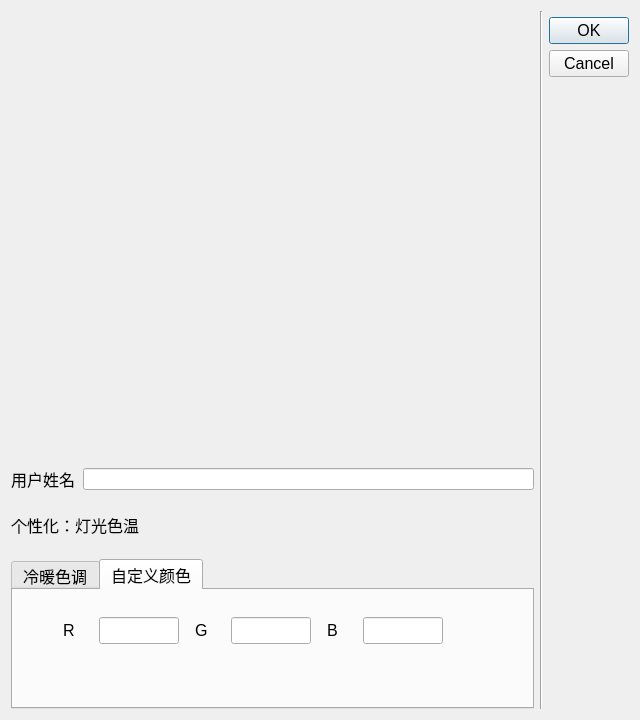
<?xml version="1.0" encoding="UTF-8"?>
<ui version="4.0">
    <class>Add_User_Dialog</class>
    <widget class="QDialog" name="Add_User_Dialog">
        <property name="geometry">
            <rect>
                <x>0</x>
                <y>0</y>
                <width>640</width>
                <height>720</height>
            </rect>
        </property>
        <property name="sizePolicy">
            <sizepolicy hsizetype="Preferred" vsizetype="Preferred">
                <horstretch>2</horstretch>
                <verstretch>0</verstretch>
            </sizepolicy>
        </property>
        <property name="windowTitle">
            <string>添加用户</string>
        </property>
        <layout class="QGridLayout" name="gridLayout">
            <item row="0" column="0" rowspan="2">
                <layout class="QVBoxLayout" name="verticalLayout">
                    <item>
                        <widget class="QLabel" name="label_face_img">
                            <property name="sizePolicy">
                                <sizepolicy hsizetype="Expanding" vsizetype="Expanding">
                                    <horstretch>0</horstretch>
                                    <verstretch>0</verstretch>
                                </sizepolicy>
                            </property>
                            <property name="minimumSize">
                                <size>
                                    <width>320</width>
                                    <height>240</height>
                                </size>
                            </property>
                            <property name="maximumSize">
                                <size>
                                    <width>16777215</width>
                                    <height>450</height>
                                </size>
                            </property>
                            <property name="text">
                                <string/>
                            </property>
                        </widget>
                    </item>
                    <item>
                        <layout class="QHBoxLayout" name="_layout_username">
                            <item>
                                <widget class="QLabel" name="label_username">
                                    <property name="minimumSize">
                                        <size>
                                            <width>66</width>
                                            <height>0</height>
                                        </size>
                                    </property>
                                    <property name="maximumSize">
                                        <size>
                                            <width>12212221</width>
                                            <height>16777215</height>
                                        </size>
                                    </property>
                                    <property name="font">
                                        <font>
                                            <pointsize>12</pointsize>
                                        </font>
                                    </property>
                                    <property name="text">
                                        <string>用户姓名</string>
                                    </property>
                                </widget>
                            </item>
                            <item>
                                <widget class="QLineEdit" name="input_username">
                                    <property name="maximumSize">
                                        <size>
                                            <width>16777215</width>
                                            <height>16777215</height>
                                        </size>
                                    </property>
                                    <property name="cursor">
                                        <cursorShape>PointingHandCursor</cursorShape>
                                    </property>
                                </widget>
                            </item>
                        </layout>
                    </item>
                    <item>
                        <layout class="QHBoxLayout" name="_layout_personalized">
                            <property name="spacing">
                                <number>6</number>
                            </property>
                            <item>
                                <widget class="QLabel" name="label_personalized">
                                    <property name="sizePolicy">
                                        <sizepolicy hsizetype="Fixed" vsizetype="Fixed">
                                            <horstretch>0</horstretch>
                                            <verstretch>0</verstretch>
                                        </sizepolicy>
                                    </property>
                                    <property name="maximumSize">
                                        <size>
                                            <width>16777215</width>
                                            <height>16777215</height>
                                        </size>
                                    </property>
                                    <property name="font">
                                        <font>
                                            <pointsize>12</pointsize>
                                        </font>
                                    </property>
                                    <property name="text">
                                        <string>个性化：灯光色温</string>
                                    </property>
                                </widget>
                            </item>
                            <item>
                                <widget class="QLabel" name="label_personalized_rgb">
                                    <property name="font">
                                        <font>
                                            <pointsize>12</pointsize>
                                        </font>
                                    </property>
                                    <property name="text">
                                        <string/>
                                    </property>
                                </widget>
                            </item>
                        </layout>
                    </item>
                    <item>
                        <widget class="QTabWidget" name="tabWidget">
                            <property name="maximumSize">
                                <size>
                                    <width>16777215</width>
                                    <height>150</height>
                                </size>
                            </property>
                            <property name="font">
                                <font>
                                    <pointsize>12</pointsize>
                                </font>
                            </property>
                            <property name="currentIndex">
                                <number>1</number>
                            </property>
                            <widget class="QWidget" name="rgb_cold_warm">
                                <attribute name="title">
                                    <string>冷暖色调</string>
                                </attribute>
                                <widget class="QWidget" name="">
                                    <property name="geometry">
                                        <rect>
                                            <x>30</x>
                                            <y>20</y>
                                            <width>431</width>
                                            <height>31</height>
                                        </rect>
                                    </property>
                                    <layout class="QHBoxLayout" name="_layout_silder">
                                        <item>
                                            <widget class="QLabel" name="rgb_cold">
                                                <property name="sizePolicy">
                                                    <sizepolicy hsizetype="Preferred" vsizetype="Fixed">
                                                        <horstretch>0</horstretch>
                                                        <verstretch>0</verstretch>
                                                    </sizepolicy>
                                                </property>
                                                <property name="font">
                                                    <font>
                                                        <pointsize>11</pointsize>
                                                    </font>
                                                </property>
                                                <property name="text">
                                                    <string>冷色</string>
                                                </property>
                                            </widget>
                                        </item>
                                        <item>
                                            <widget class="QSlider" name="rgbSlider">
                                                <property name="orientation">
                                                    <enum>Qt::Horizontal</enum>
                                                </property>
                                            </widget>
                                        </item>
                                        <item>
                                            <widget class="QLabel" name="rgb_warm">
                                                <property name="sizePolicy">
                                                    <sizepolicy hsizetype="Preferred" vsizetype="Fixed">
                                                        <horstretch>0</horstretch>
                                                        <verstretch>0</verstretch>
                                                    </sizepolicy>
                                                </property>
                                                <property name="font">
                                                    <font>
                                                        <pointsize>11</pointsize>
                                                    </font>
                                                </property>
                                                <property name="text">
                                                    <string>暖色</string>
                                                </property>
                                            </widget>
                                        </item>
                                    </layout>
                                </widget>
                                <widget class="QLabel" name="rgb_show_cold_warm">
                                    <property name="geometry">
                                        <rect>
                                            <x>30</x>
                                            <y>70</y>
                                            <width>431</width>
                                            <height>41</height>
                                        </rect>
                                    </property>
                                    <property name="text">
                                        <string/>
                                    </property>
                                </widget>
                            </widget>
                            <widget class="QWidget" name="rgb_customize">
                                <attribute name="title">
                                    <string>自定义颜色</string>
                                </attribute>
                                <widget class="QLabel" name="rgb_show_2">
                                    <property name="geometry">
                                        <rect>
                                            <x>40</x>
                                            <y>70</y>
                                            <width>401</width>
                                            <height>41</height>
                                        </rect>
                                    </property>
                                    <property name="text">
                                        <string/>
                                    </property>
                                </widget>
                                <widget class="QWidget" name="">
                                    <property name="geometry">
                                        <rect>
                                            <x>40</x>
                                            <y>20</y>
                                            <width>401</width>
                                            <height>41</height>
                                        </rect>
                                    </property>
                                    <layout class="QHBoxLayout" name="rgb_input">
                                        <item>
                                            <widget class="QLabel" name="R">
                                                <property name="maximumSize">
                                                    <size>
                                                        <width>20</width>
                                                        <height>16777215</height>
                                                    </size>
                                                </property>
                                                <property name="font">
                                                    <font>
                                                        <pointsize>12</pointsize>
                                                    </font>
                                                </property>
                                                <property name="text">
                                                    <string>R</string>
                                                </property>
                                            </widget>
                                        </item>
                                        <item>
                                            <widget class="QLineEdit" name="R_Content">
                                                <property name="maximumSize">
                                                    <size>
                                                        <width>80</width>
                                                        <height>16777215</height>
                                                    </size>
                                                </property>
                                            </widget>
                                        </item>
                                        <item>
                                            <widget class="QLabel" name="G">
                                                <property name="maximumSize">
                                                    <size>
                                                        <width>20</width>
                                                        <height>16777215</height>
                                                    </size>
                                                </property>
                                                <property name="font">
                                                    <font>
                                                        <pointsize>12</pointsize>
                                                    </font>
                                                </property>
                                                <property name="text">
                                                    <string>G</string>
                                                </property>
                                            </widget>
                                        </item>
                                        <item>
                                            <widget class="QLineEdit" name="G_Content">
                                                <property name="maximumSize">
                                                    <size>
                                                        <width>80</width>
                                                        <height>16777215</height>
                                                    </size>
                                                </property>
                                            </widget>
                                        </item>
                                        <item>
                                            <widget class="QLabel" name="B">
                                                <property name="maximumSize">
                                                    <size>
                                                        <width>20</width>
                                                        <height>16777215</height>
                                                    </size>
                                                </property>
                                                <property name="font">
                                                    <font>
                                                        <pointsize>12</pointsize>
                                                    </font>
                                                </property>
                                                <property name="text">
                                                    <string>B</string>
                                                </property>
                                            </widget>
                                        </item>
                                        <item>
                                            <widget class="QLineEdit" name="B_Content">
                                                <property name="maximumSize">
                                                    <size>
                                                        <width>80</width>
                                                        <height>16777215</height>
                                                    </size>
                                                </property>
                                            </widget>
                                        </item>
                                    </layout>
                                </widget>
                            </widget>
                        </widget>
                    </item>
                </layout>
            </item>
            <item row="0" column="1" rowspan="2">
                <widget class="Line" name="boundaryLine">
                    <property name="orientation">
                        <enum>Qt::Vertical</enum>
                    </property>
                </widget>
            </item>
            <item row="1" column="2">
                <widget class="QDialogButtonBox" name="buttonBox">
                    <property name="sizePolicy">
                        <sizepolicy hsizetype="Fixed" vsizetype="Expanding">
                            <horstretch>2</horstretch>
                            <verstretch>0</verstretch>
                        </sizepolicy>
                    </property>
                    <property name="font">
                        <font>
                            <pointsize>12</pointsize>
                        </font>
                    </property>
                    <property name="orientation">
                        <enum>Qt::Vertical</enum>
                    </property>
                    <property name="standardButtons">
                        <set>QDialogButtonBox::Cancel|QDialogButtonBox::Ok</set>
                    </property>
                    <property name="centerButtons">
                        <bool>false</bool>
                    </property>
                </widget>
            </item>
        </layout>
    </widget>
    <resources/>
    <connections>
        <connection>
            <sender>buttonBox</sender>
            <signal>accepted()</signal>
            <receiver>Add_User_Dialog</receiver>
            <slot>accept()</slot>
            <hints>
                <hint type="sourcelabel">
                    <x>248</x>
                    <y>254</y>
                </hint>
                <hint type="destinationlabel">
                    <x>157</x>
                    <y>274</y>
                </hint>
            </hints>
        </connection>
        <connection>
            <sender>buttonBox</sender>
            <signal>rejected()</signal>
            <receiver>Add_User_Dialog</receiver>
            <slot>reject()</slot>
            <hints>
                <hint type="sourcelabel">
                    <x>316</x>
                    <y>260</y>
                </hint>
                <hint type="destinationlabel">
                    <x>286</x>
                    <y>274</y>
                </hint>
            </hints>
        </connection>
    </connections>
</ui>
